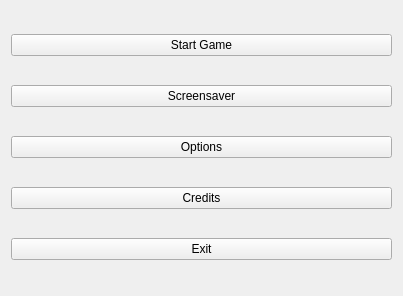
<?xml version="1.0" encoding="UTF-8"?>
<ui version="4.0">
 <class>MainWindow</class>
 <widget class="QMainWindow" name="MainWindow">
  <property name="geometry">
   <rect>
    <x>0</x>
    <y>0</y>
    <width>403</width>
    <height>296</height>
   </rect>
  </property>
  <property name="windowTitle">
   <string>Vafer</string>
  </property>
  <widget class="QWidget" name="centralWidget">
   <layout class="QHBoxLayout" name="horizontalLayout_2">
    <item>
     <layout class="QHBoxLayout" name="horizontalLayout">
      <item>
       <layout class="QVBoxLayout" name="verticalLayout">
        <item>
         <widget class="QPushButton" name="startButton">
          <property name="text">
           <string>Start Game</string>
          </property>
         </widget>
        </item>
        <item>
         <widget class="QPushButton" name="screenButton">
          <property name="text">
           <string>Screensaver</string>
          </property>
         </widget>
        </item>
        <item>
         <widget class="QPushButton" name="optionsButton">
          <property name="text">
           <string>Options</string>
          </property>
         </widget>
        </item>
        <item>
         <widget class="QPushButton" name="creditsButton">
          <property name="text">
           <string>Credits</string>
          </property>
         </widget>
        </item>
        <item>
         <widget class="QPushButton" name="exitButton">
          <property name="text">
           <string>Exit</string>
          </property>
         </widget>
        </item>
       </layout>
      </item>
     </layout>
    </item>
   </layout>
  </widget>
 </widget>
 <layoutdefault spacing="6" margin="11"/>
 <resources/>
 <connections/>
</ui>
